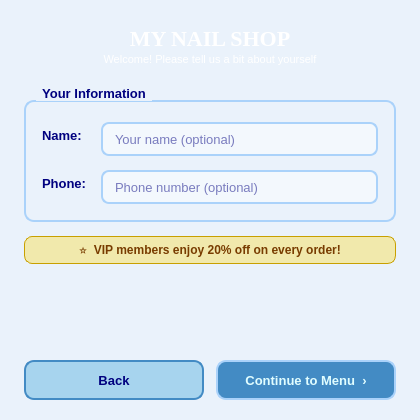
<?xml version="1.0" encoding="UTF-8"?>
<ui version="4.0">
 <class>CustomerInfoWindow</class>
 <widget class="QMainWindow" name="CustomerInfoWindow">
  <property name="geometry">
   <rect>
    <x>0</x>
    <y>0</y>
    <width>420</width>
    <height>420</height>
   </rect>
  </property>
  <property name="minimumSize">
   <size>
    <width>420</width>
    <height>420</height>
   </size>
  </property>
  <property name="windowTitle">
   <string>My Nail Shop — Welcome</string>
  </property>
  <widget class="QWidget" name="centralwidget">
   <property name="styleSheet">
    <string notr="true">background-color: rgb(234, 242, 251);</string>
   </property>
   <layout class="QVBoxLayout" name="verticalLayout">
    <property name="spacing">
     <number>14</number>
    </property>
    <property name="leftMargin">
     <number>24</number>
    </property>
    <property name="topMargin">
     <number>20</number>
    </property>
    <property name="rightMargin">
     <number>24</number>
    </property>
    <property name="bottomMargin">
     <number>20</number>
    </property>
    <item>
     <layout class="QVBoxLayout" name="headerLayout">
      <property name="spacing">
       <number>2</number>
      </property>
      <property name="leftMargin">
       <number>0</number>
      </property>
      <property name="topMargin">
       <number>6</number>
      </property>
      <property name="rightMargin">
       <number>0</number>
      </property>
      <property name="bottomMargin">
       <number>6</number>
      </property>
      <item>
       <widget class="QLabel" name="lblTitle">
        <property name="styleSheet">
         <string notr="true">font-size: 22px; font-weight: bold; font-family: Georgia, serif; color: white;</string>
        </property>
        <property name="text">
         <string>MY NAIL SHOP</string>
        </property>
        <property name="alignment">
         <set>Qt::AlignCenter</set>
        </property>
       </widget>
      </item>
      <item>
       <widget class="QLabel" name="lblSubtitle">
        <property name="styleSheet">
         <string notr="true">font-size: 11px; color: white;</string>
        </property>
        <property name="text">
         <string>Welcome! Please tell us a bit about yourself</string>
        </property>
        <property name="alignment">
         <set>Qt::AlignCenter</set>
        </property>
       </widget>
      </item>
     </layout>
    </item>
    <item>
     <widget class="QGroupBox" name="groupInfo">
      <property name="styleSheet">
       <string notr="true">QGroupBox { border: 2px solid rgb(170, 210, 250); border-radius: 10px; margin-top: 14px; font-weight: bold; color: rgb(0, 0, 127); font-size: 13px; } QGroupBox::title { subcontrol-origin: margin; left: 12px; padding: 0 4px; }</string>
      </property>
      <property name="title">
       <string>Your Information</string>
      </property>
      <layout class="QFormLayout" name="formLayout">
       <property name="horizontalSpacing">
        <number>14</number>
       </property>
       <property name="verticalSpacing">
        <number>14</number>
       </property>
       <property name="leftMargin">
        <number>16</number>
       </property>
       <property name="topMargin">
        <number>20</number>
       </property>
       <property name="rightMargin">
        <number>16</number>
       </property>
       <property name="bottomMargin">
        <number>16</number>
       </property>
       <item row="0" column="0">
        <widget class="QLabel" name="lblName">
         <property name="styleSheet">
          <string notr="true">color: rgb(0,0,127); font-weight: bold; font-size: 13px;</string>
         </property>
         <property name="text">
          <string>Name:</string>
         </property>
        </widget>
       </item>
       <item row="0" column="1">
        <widget class="QLineEdit" name="lineEditName">
         <property name="minimumSize">
          <size>
           <width>0</width>
           <height>34</height>
          </size>
         </property>
         <property name="maximumSize">
          <size>
           <width>16777215</width>
           <height>34</height>
          </size>
         </property>
         <property name="styleSheet">
          <string notr="true">QLineEdit { border: 2px solid rgb(170, 210, 250); border-radius: 8px; padding: 4px 10px; background-color: rgb(243, 248, 253); color: rgb(0, 0, 127); font-size: 13px; } QLineEdit:focus { border: 2px solid rgb(67, 139, 196); }</string>
         </property>
         <property name="placeholderText">
          <string>Your name (optional)</string>
         </property>
        </widget>
       </item>
       <item row="1" column="0">
        <widget class="QLabel" name="lblPhone">
         <property name="styleSheet">
          <string notr="true">color: rgb(0,0,127); font-weight: bold; font-size: 13px;</string>
         </property>
         <property name="text">
          <string>Phone:</string>
         </property>
        </widget>
       </item>
       <item row="1" column="1">
        <widget class="QLineEdit" name="lineEditPhone">
         <property name="minimumSize">
          <size>
           <width>0</width>
           <height>34</height>
          </size>
         </property>
         <property name="maximumSize">
          <size>
           <width>16777215</width>
           <height>34</height>
          </size>
         </property>
         <property name="styleSheet">
          <string notr="true">QLineEdit { border: 2px solid rgb(170, 210, 250); border-radius: 8px; padding: 4px 10px; background-color: rgb(243, 248, 253); color: rgb(0, 0, 127); font-size: 13px; } QLineEdit:focus { border: 2px solid rgb(67, 139, 196); }</string>
         </property>
         <property name="placeholderText">
          <string>Phone number (optional)</string>
         </property>
        </widget>
       </item>
      </layout>
     </widget>
    </item>
    <item>
     <widget class="QLabel" name="lblVipInfo">
      <property name="visible">
       <bool>false</bool>
      </property>
      <property name="styleSheet">
       <string notr="true">QLabel { background-color: rgba(255, 215, 0, 80); color: rgb(120, 60, 0); border: 1px solid rgb(200, 160, 0); border-radius: 8px; padding: 6px; font-size: 12px; font-weight: bold; }</string>
      </property>
      <property name="text">
       <string>⭐  VIP members enjoy 20% off on every order!</string>
      </property>
      <property name="alignment">
       <set>Qt::AlignCenter</set>
      </property>
     </widget>
    </item>
    <item>
     <spacer name="verticalSpacer">
      <property name="orientation">
       <enum>Qt::Vertical</enum>
      </property>
      <property name="sizeHint" stdset="0">
       <size>
        <width>20</width>
        <height>40</height>
       </size>
      </property>
     </spacer>
    </item>
    <item>
     <layout class="QHBoxLayout" name="btnLayout">
      <property name="spacing">
       <number>12</number>
      </property>
      <item>
       <widget class="QPushButton" name="btnCancel">
        <property name="minimumSize">
         <size>
          <width>0</width>
          <height>40</height>
         </size>
        </property>
        <property name="maximumSize">
         <size>
          <width>16777215</width>
          <height>40</height>
         </size>
        </property>
        <property name="styleSheet">
         <string notr="true">QPushButton { background-color: rgb(167, 212, 238); color: rgb(0, 0, 127); border: 2px solid rgb(67, 139, 196); border-radius: 10px; font-size: 13px; font-weight: bold; padding: 6px 14px; } QPushButton:hover { background-color: #A6C8FF; } QPushButton:pressed { background-color: #7FAFFF; }</string>
        </property>
        <property name="text">
         <string>Back</string>
        </property>
       </widget>
      </item>
      <item>
       <widget class="QPushButton" name="btnContinue">
        <property name="minimumSize">
         <size>
          <width>0</width>
          <height>40</height>
         </size>
        </property>
        <property name="maximumSize">
         <size>
          <width>16777215</width>
          <height>40</height>
         </size>
        </property>
        <property name="styleSheet">
         <string notr="true">QPushButton { background-color: rgb(67, 139, 196); color: rgb(224, 253, 255); border: 2px solid rgb(170, 210, 250); border-radius: 10px; font-size: 13px; font-weight: bold; padding: 6px 14px; } QPushButton:hover { background-color: #4E86B5; } QPushButton:pressed { background-color: #3a6f99; }</string>
        </property>
        <property name="text">
         <string>Continue to Menu  ›</string>
        </property>
       </widget>
      </item>
     </layout>
    </item>
   </layout>
  </widget>
 </widget>
 <resources/>
 <connections/>
</ui>
